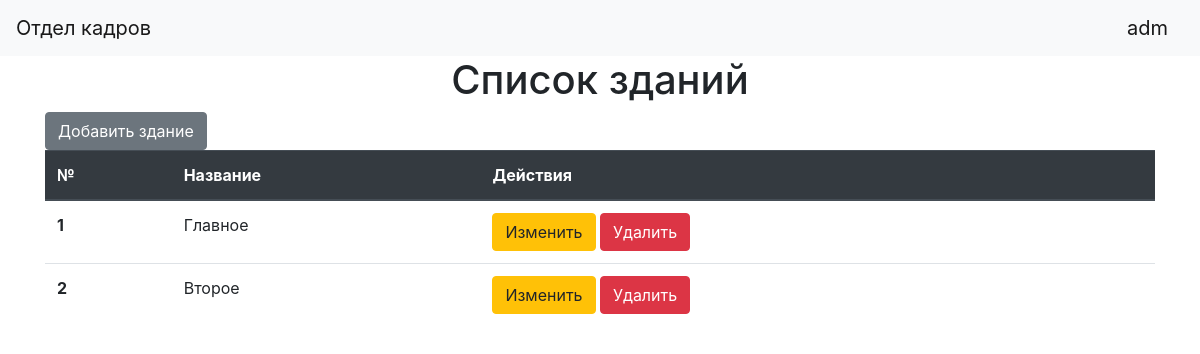
/buildings (signed in), run on the app's committed database.
### data/users.py (models this page shows, shortened)
class User(SqlAlchemyBase, UserMixin):
    __tablename__ = 'users'
    id = sqlalchemy.Column(sqlalchemy.Integer, primary_key=True, autoincrement=True)
    login = sqlalchemy.Column(sqlalchemy.String, nullable=True)
    hashed_password = sqlalchemy.Column(sqlalchemy.String, nullable=True)
    is_admin = sqlalchemy.Column(sqlalchemy.Boolean, nullable=False)

### data/buildings.py (models this page shows)
class Building(SqlAlchemyBase):
    __tablename__ = 'buildings'
    id = sqlalchemy.Column(sqlalchemy.Integer, primary_key=True, autoincrement=True)
    name = sqlalchemy.Column(sqlalchemy.String, nullable=False, unique=True)
    departments = orm.relation('Department', back_populates='building')

### main.py (the view)
    @app.route('/buildings')
    @login_required
    def buildings():
        session = db_session.create_session()
        buildings = session.query(Building).all()
        return render_template("buildings.html", title='Список зданий', buildings=buildings)

### data/db_session.py (called while the page is built)
def create_session() -> Session:
    global __factory
    return __factory()

### templates/buildings.html
{% extends "base.html" %}
{% block content %}
    <h1 align="center">{{ title }}</h1>
    <a href="building_edit" class="btn btn-secondary">Добавить здание</a>
    <table class="table">
          <thead class="thead-dark">
            <tr>
              <th scope="col">№</th>
              <th scope="col">Название</th>
              <th scope="col">Действия</th>
            </tr>
          </thead>
          <tbody>
          {% for item in buildings%}
            <tr>
              <th scope="row">{{ loop.index }}</th>
              <td>{{ item.name }}</td>
                <td>
                    <a href="/building_edit/{{ item.id }}" class="btn btn-warning">Изменить</a>
                    <a href="/building_delete/{{ item.id }}" class="btn btn-danger">Удалить</a>
                </td>
            </tr>
          {% endfor %}
          </tbody>
    </table>
{% endblock %}

### templates/base.html (shortened to what this page needs)
<!DOCTYPE html>
<html lang="en">
<head>
    <link rel="stylesheet" href="https://stackpath.bootstrapcdn.com/bootstrap/4.4.1/css/bootstrap.min.css">
</head>
  <body>
    <header>
      <nav class="navbar navbar-light bg-light">
        <a class="navbar-brand" href="/">Отдел кадров</a>
          {% if current_user.is_authenticated %}
            <a class="navbar-brand" href="/logout">{{ current_user.login }}</a>
        {% else %}
            <p>
                <a class="btn btn-primary" href="/login">Войти</a>
            </p>
        {% endif %}
      </nav>
    </header>
    <main role="main" class="container">
        {% block content %}{% endblock %}
    </main>
  </body>
</html>

### data on the page
User: login "adm"
Building: name "Главное"
Building: name "Второе"

### other printed values
{{ title }} "Список зданий"
